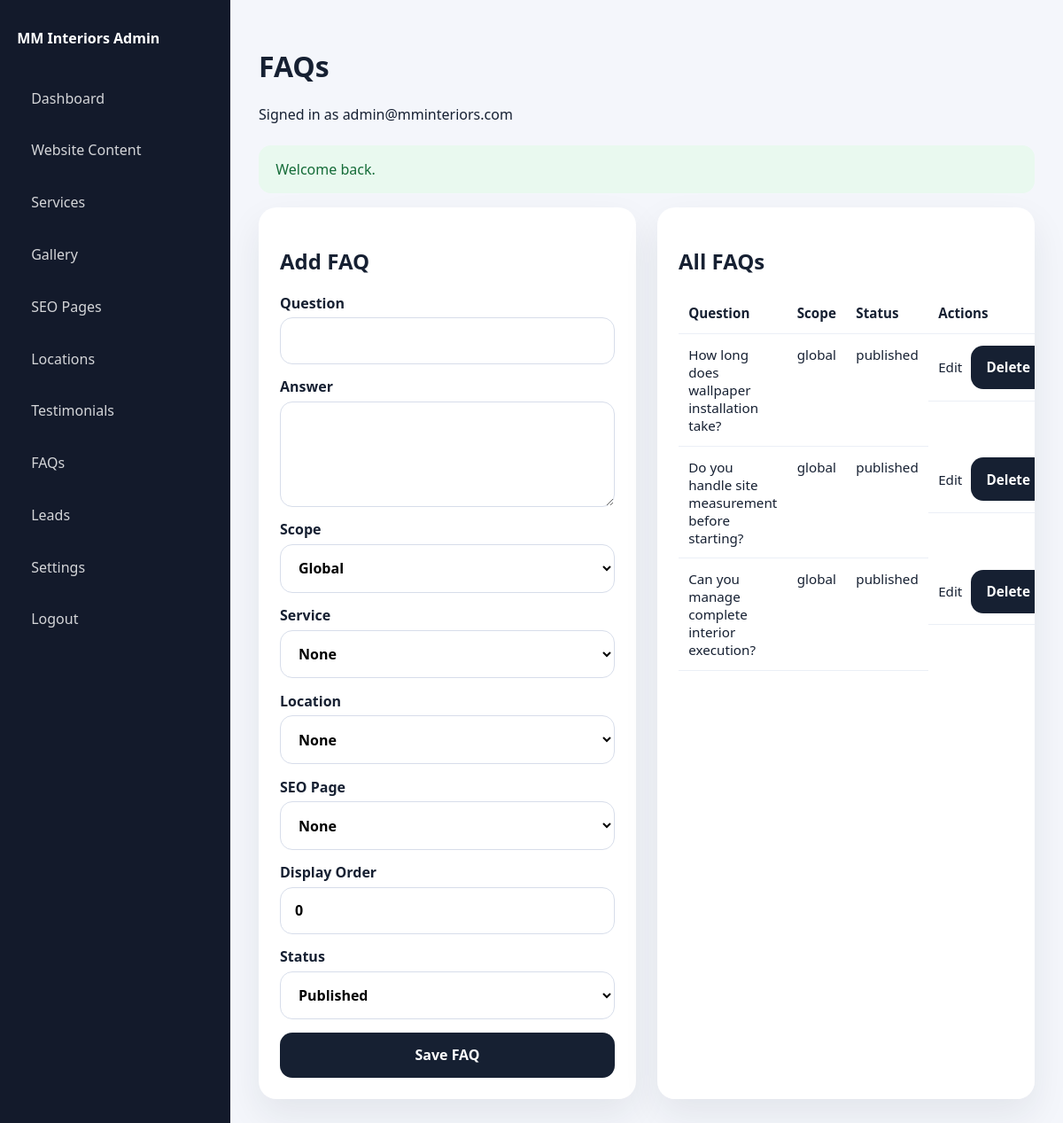
The page /admin/faqs.php (signed in) on the database its author committed.
### tables this page shows
CREATE TABLE faqs (
  id INT UNSIGNED AUTO_INCREMENT PRIMARY KEY,
  question VARCHAR(255) NOT NULL,
  answer TEXT NOT NULL,
  scope VARCHAR(30) NOT NULL DEFAULT 'global',
  service_id INT UNSIGNED NOT NULL DEFAULT 0,
  location_id INT UNSIGNED NOT NULL DEFAULT 0,
  seo_page_id INT UNSIGNED NOT NULL DEFAULT 0,
  display_order INT NOT NULL DEFAULT 0,
  status VARCHAR(20) NOT NULL DEFAULT 'draft',
  created_at DATETIME NOT NULL,
  updated_at DATETIME NOT NULL
);

### admin/bootstrap.php (called while the page is built, shortened)
<?php
function admin_render(string $view, array $data = [], string $title = 'Admin Panel'): void
{
    extract($data, EXTR_SKIP);
    require __DIR__ . '/../views/admin/' . $view . '.php';
    $content = ob_get_clean();
    require __DIR__ . '/../views/layouts/admin.php';
}

### admin/faqs.php (called while the page is built, shortened)
<?php
require_once __DIR__ . '/bootstrap.php';
$editItem = !empty($_GET['edit']) ? db_row('SELECT * FROM faqs WHERE id = ?', [(int) $_GET['edit']]) : null;
$items = db_all('SELECT * FROM faqs ORDER BY display_order, id');
admin_render('faqs', compact('items', 'editItem', 'services', 'locations', 'seoPages'), 'FAQs');

### includes/helpers.php (called while the page is built, shortened)
<?php
function e(?string $value): string
{
    return htmlspecialchars((string) $value, ENT_QUOTES, 'UTF-8');
}
function flash(string $key, ?string $message = null): ?string
{
    $value = $_SESSION['_flash'][$key] ?? null;
    return $value;
}
function db_row(string $sql, array $params = []): ?array
{
    $stmt = db()->prepare($sql);
    $stmt->execute($params);
    $row = $stmt->fetch();
    return $row ?: null;
}
function db_all(string $sql, array $params = []): array
{
    $stmt = db()->prepare($sql);
    $stmt->execute($params);
    return $stmt->fetchAll();
}

### config/database.php (called while the page is built, shortened)
<?php
function db(): PDO
{
    static $pdo = null;
    if ($pdo instanceof PDO) {
        return $pdo;
    }
    $dsn = sprintf('mysql:host=%s;dbname=%s;charset=utf8mb4', DB_HOST, DB_NAME);
    $pdo = new PDO($dsn, DB_USER, DB_PASS, [
        PDO::ATTR_ERRMODE => PDO::ERRMODE_EXCEPTION,
        PDO::ATTR_DEFAULT_FETCH_MODE => PDO::FETCH_ASSOC,
        PDO::ATTR_EMULATE_PREPARES => false,
    ]);
    return $pdo;
}

### includes/auth.php (called while the page is built, shortened)
<?php
function current_admin(): ?array
{
    return db_row('SELECT * FROM admins WHERE id = ?', [(int) $_SESSION['admin_id']]);
}

### views/admin/faqs.php (the view, shortened to what this page needs)
<section class="admin-grid two-columns">
    <div class="admin-panel">
        <h2><?= $editItem ? 'Edit FAQ' : 'Add FAQ'; ?></h2>
        <form method="post" class="admin-form">
            <label>Question<input type="text" name="question" value="<?= e($editItem['question'] ?? ''); ?>"></label>
            <label>Answer<textarea name="answer" rows="4"><?= e($editItem['answer'] ?? ''); ?></textarea></label>
            <label>Scope
                <select name="scope">
                    <option value="global">Global</option>
                </select>
            </label>
            <label>Service
                <select name="service_id">
                    <option value="0">None</option>
                </select>
            </label>
            <label>Location
                <select name="location_id">
                    <option value="0">None</option>
                </select>
            </label>
            <label>SEO Page
                <select name="seo_page_id">
                    <option value="0">None</option>
                </select>
            </label>
            <label>Display Order<input type="number" name="display_order" value="<?= e((string) ($editItem['display_order'] ?? 0)); ?>"></label>
            <label>Status<select name="status"><option value="published">Published</option><option value="draft"<?= (($editItem['status'] ?? '') === 'draft') ? ' selected' : ''; ?>>Draft</option></select></label>
            <button type="submit">Save FAQ</button>
        </form>
    </div>
    <div class="admin-panel">
        <h2>All FAQs</h2>
        <table class="admin-table">
            <thead><tr><th>Question</th><th>Scope</th><th>Status</th><th>Actions</th></tr></thead>
            <tbody>
            <?php foreach ($items as $item): ?>
                <tr>
                    <td><?= e($item['question']); ?></td>
                    <td><?= e($item['scope']); ?></td>
                    <td><?= e($item['status']); ?></td>
                    <td class="actions">
                        <a href="/admin/faqs.php?edit=<?= e((string) $item['id']); ?>">Edit</a>
                        <form method="post">
                            <button type="submit" onclick="return confirm('Delete this FAQ?')">Delete</button>
                        </form>
                    </td>
                </tr>
            <?php endforeach; ?>
            </tbody>
        </table>
    </div>
</section>

### views/layouts/admin.php (shortened to what this page needs)
<?php $admin = current_admin(); ?>
<!doctype html>
<html lang="en">
<head>
    <link rel="stylesheet" href="/assets/css/admin.css">
</head>
<body class="admin-body">
    <aside class="admin-sidebar">
        <div class="admin-brand">MM Interiors Admin</div>
        <nav>
            <a href="/admin/index.php">Dashboard</a>
            <a href="/admin/content.php">Website Content</a>
            <a href="/admin/services.php">Services</a>
            <a href="/admin/projects.php">Gallery</a>
            <a href="/admin/seo-pages.php">SEO Pages</a>
            <a href="/admin/locations.php">Locations</a>
            <a href="/admin/testimonials.php">Testimonials</a>
            <a href="/admin/faqs.php">FAQs</a>
            <a href="/admin/enquiries.php">Leads</a>
            <a href="/admin/settings.php">Settings</a>
            <a href="/admin/logout.php">Logout</a>
        </nav>
    </aside>
    <main class="admin-main">
        <header class="admin-header">
            <div>
                <h1><?= e($title ?? 'Admin Panel'); ?></h1>
                <p>Signed in as <?= e($admin['email'] ?? ''); ?></p>
            </div>
        </header>
        <?php if ($success = flash('success')): ?>
            <div class="notice success"><?= e($success); ?></div>
        <?php endif; ?>
        <?= $content; ?>
    </main>
</body>
</html>

### assets/css/admin.css (style rules this page uses)
* { box-sizing: border-box; }
body { margin: 0; font-family: "Segoe UI", Tahoma, Geneva, Verdana, sans-serif; background: #f4f6fb; color: #162032; }
a { color: inherit; text-decoration: none; }
.admin-body { display: grid; grid-template-columns: 260px 1fr; min-height: 100vh; }
.admin-sidebar { background: #131a2b; color: #fff; padding: 2rem 1.2rem; }
.admin-brand { font-weight: 800; margin-bottom: 2rem; }
.admin-sidebar nav { display: grid; gap: .6rem; }
.admin-sidebar a { padding: .85rem 1rem; border-radius: 14px; color: rgba(255,255,255,.82); }
.admin-main { padding: 2rem; }
.admin-header { margin-bottom: 1.5rem; }
.metric-card, .admin-panel, .login-card { background: #fff; border-radius: 20px; box-shadow: 0 18px 40px rgba(20,32,50,.08); }
.admin-grid { display:grid; gap: 1.5rem; }
.two-columns { grid-template-columns: 1fr 1fr; }
.admin-panel { padding: 1.5rem; overflow-x: auto; }
.admin-form { display:grid; gap: .9rem; }
.admin-form label { display:grid; gap:.35rem; font-weight:600; }
input, textarea, select, button { font: inherit; }
input, textarea, select { width:100%; border:1px solid #d7ddea; border-radius:14px; padding:.9rem 1rem; background:#fff; }
button { border: 0; border-radius: 14px; padding: .9rem 1.1rem; background: #162032; color: #fff; font-weight: 700; cursor: pointer; }
.admin-table { width:100%; border-collapse: collapse; font-size: .95rem; }
.admin-table th, .admin-table td { padding: .8rem .7rem; border-bottom:1px solid #ebeff6; vertical-align: top; text-align:left; }
.actions { display:flex; gap:.6rem; align-items:center; }
.actions form { margin:0; }
.notice { padding: 1rem 1.2rem; border-radius: 14px; margin-bottom: 1rem; }
.notice.success { background: #e9f9ef; color: #156c38; }

### rows shown on the page
faqs: question "How long does wallpaper installation take?", scope "global", status "published"
faqs: question "Do you handle site measurement before starting?", scope "global", status "published"
faqs: question "Can you manage complete interior execution?", scope "global", status "published"

### other values the page prints
$title "FAQs"
$admin['email'] "admin@mminteriors.com"
$success "Welcome back."
